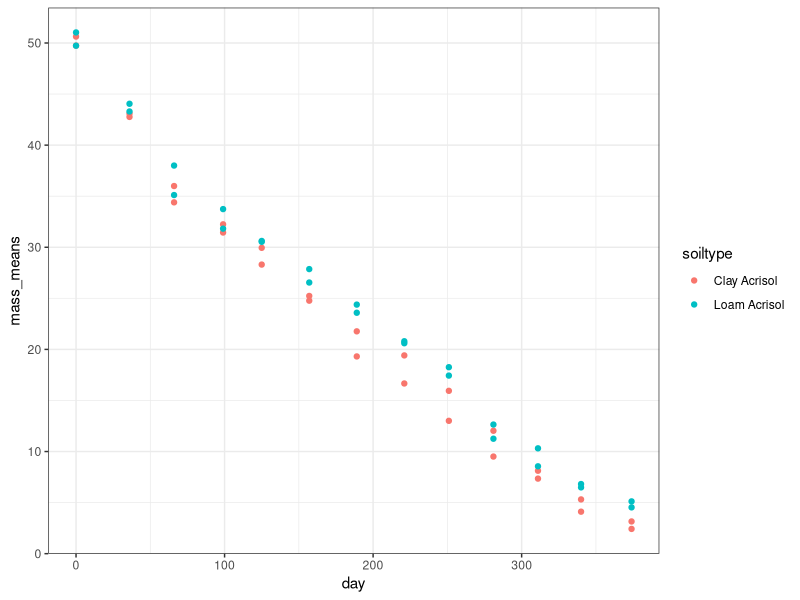
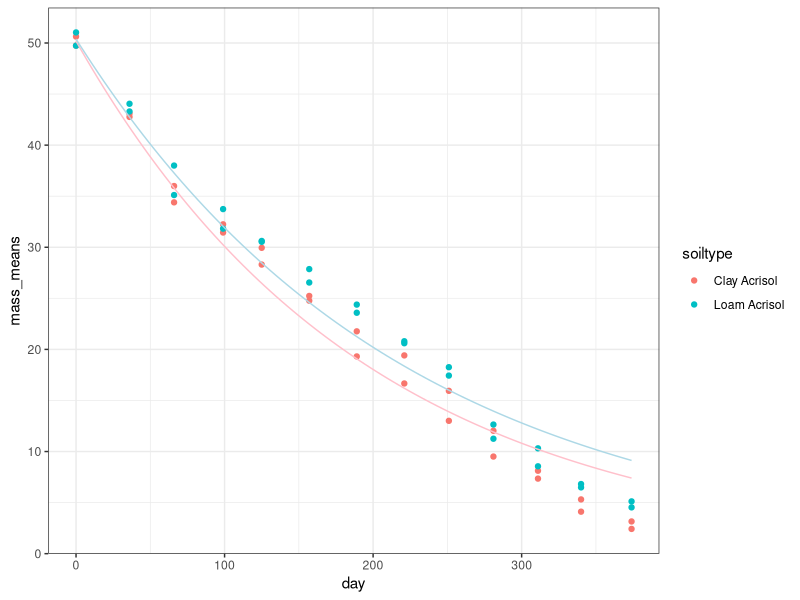
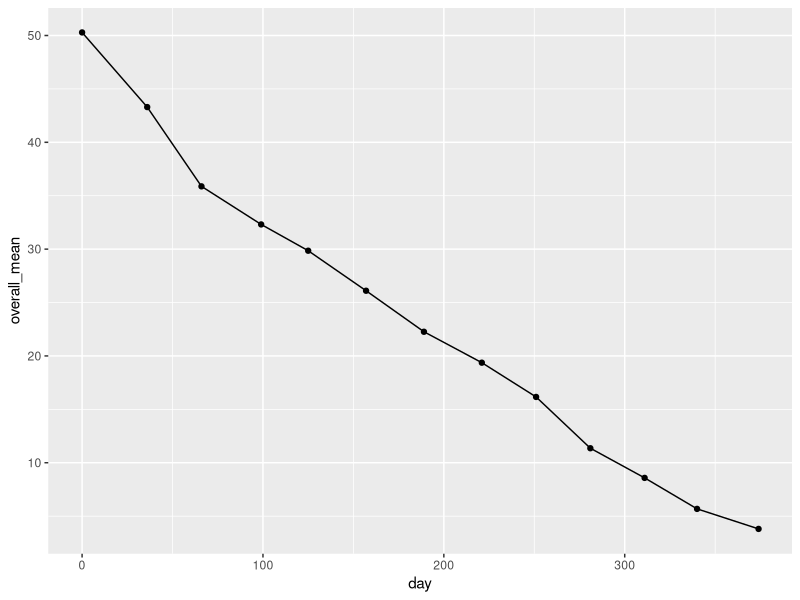
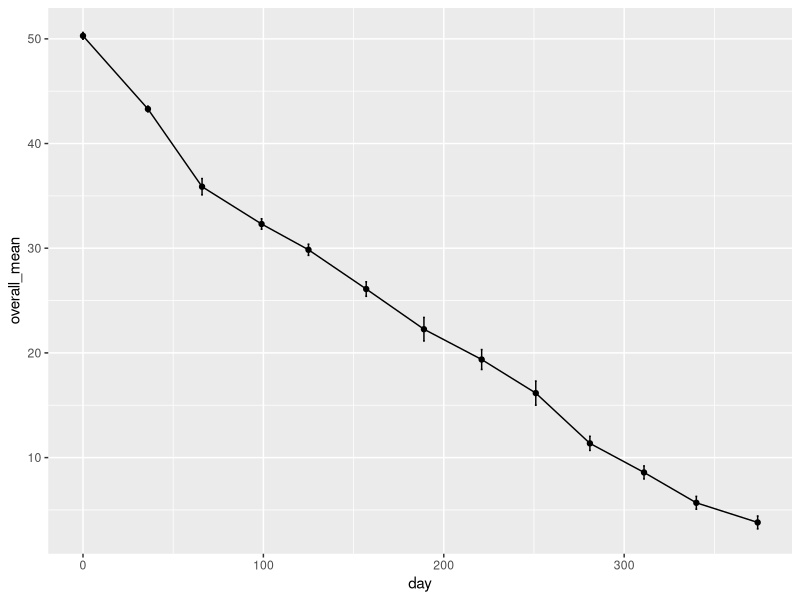

Reproduce these figures in R, in order.
# variables
# mass_means: means of the mass in g per plot

# read in data
d <- read.csv("data/leaf-decomp-data-3.csv", h = T)
head(d)

# put in <- by typing Alt-Minus

# we now want to summarize the data by plot and day
library(tidyverse)

d_plotmeans <- d %>% group_by(day, Plot) %>% summarize(mass_means = mean(Mass_g))
head(d_plotmeans)


d_plotmeans <- d_plotmeans %>% mutate(
  soiltype = ifelse(str_detect(Plot, "C") == T, "Clay Acrisol", "Loam Acrisol")
)
head(d_plotmeans)

# just an example
animal <- "horse"
ifelse(animal == "bunny", print("yes"), print("no"))

# another way
# d_plotmeans$soiltype <- NA
# d_plotmeans$soiltype[d_plotmeans$Plot == "C1" | d_plotmeans$Plot == "C2" ] <- "Clay Acrisol"
# d_plotmeans$soiltype[d_plotmeans$Plot == "L1" | d_plotmeans$Plot == "L2" ] <- "Loam Acrisol"


# divide by clay and loam for fitting
d_clay <- d_plotmeans %>% filter(soiltype == "Clay Acrisol")
unique(d_clay$soiltype)

d_loam <- d_plotmeans %>% filter(soiltype == "Loam Acrisol")
unique(d_loam$soiltype)

# curve fitting for both clay and loam
#### clay ####
start_value_clay <- mean(d_clay$mass_means[d_clay$day == 0])
start_value_clay

x <- d_clay$day
y <- d_clay$mass_means

fit_clay <- nls(y ~ start_value_clay * 2.718^(-k * x), start=list(k = 0.005))
k_clay <- summary(fit_clay)$coefficients[1]
k_clay

e <- 2.718
decay_curve_clay <- function(x){start_value_clay * e^(-k_clay * x)}

#### loam ###
start_value_loam <- mean(d_loam$mass_means[d_loam$day == 0])
start_value_loam

x <- d_loam$day
y <- d_loam$mass_means

fit_loam <- nls(y ~ start_value_loam * 2.718^(-k * x), start=list(k = 0.005))
k_loam <- summary(fit_loam)$coefficients[1]
k_loam

e <- 2.718
decay_curve_loam <- function(x){start_value_loam * e^(-k_loam * x)}

#### plotting the two curves ###

p1 <- ggplot(data = d_plotmeans, aes(day, mass_means, col = soiltype)) +
  geom_point() +
  theme_bw()
p1

p2 <- p1 +
  stat_function(fun = decay_curve_clay, col = "pink") +
  stat_function(fun = decay_curve_loam, col = "lightblue")

p2

#### with real decay line and SE (standard error) ####

d_bars <- d_plotmeans %>% group_by(day) %>% summarize(overall_mean = mean(mass_means),
                                                     se = sd(mass_means)/sqrt(4))
head(d_bars)

p3 <- ggplot(d_bars, aes(day, overall_mean)) +
  geom_point() +
  geom_line() 

p3

p4 <- p3 +
  geom_errorbar(aes(
    ymin = overall_mean - se, ymax = overall_mean + se
  ), width = 1)
p4























